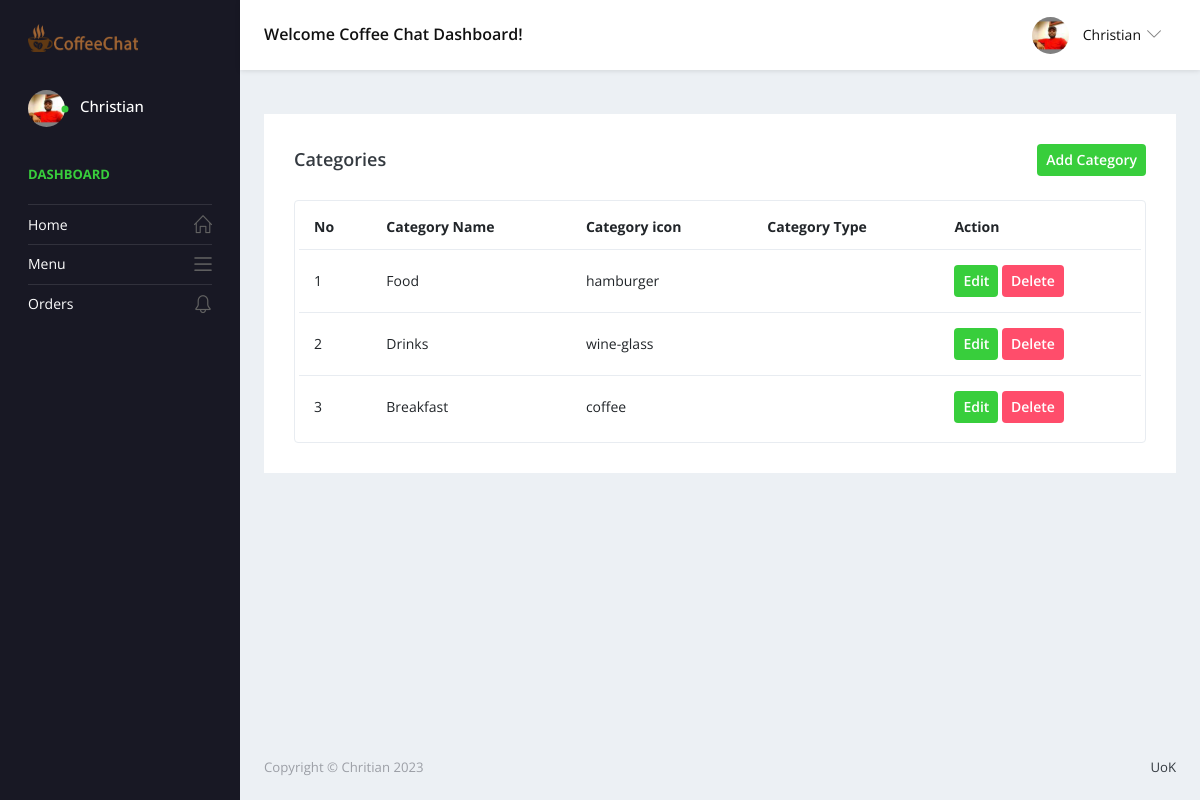
The app's page /admin/Categories.php (signed in) with its own data.
### tables this page shows
CREATE TABLE `category` (
  `cat_id` int(11) NOT NULL,
  `cat_name` varchar(100) NOT NULL,
  `cat_icon` varchar(100) NOT NULL
);

### admin/driver/dealer.php (called while the page is built, shortened)
<?php
class Action extends Database{
	public function selectRow($query,$param){
		$db=$this->connect();
		$fetch=$db->prepare($query);
		foreach ($param as $key => $value) {
			$fetch->bindValue($key+1,$value);
		}
		$fetch->execute();
		return $fetch->fetch();
	}
	public function selectRows($query,$param){
		$db=$this->connect();
		$fetch=$db->prepare($query);
		$fetch->execute();
		return $fetch->fetchAll();
	}
}
?>

### admin/Categories.php (the view, shortened to what this page needs)
<?php require 'header.php'; ?>
        <div class="main-panel">
          <div class="content-wrapper">
            <div class="row">
              <div class="col-md-12 grid-margin stretch-card">
                <div class="card">
                  <div class="card-body">
                    <div class="d-sm-flex align-items-center mb-4">
                      <h4 class="card-title mb-sm-0">Categories</h4>
                      <button class="btn badge badge-success p-2 ml-auto" data-toggle="modal" data-target="#exampleModal"> Add Category</button>
                    </div>
                    <div class="table-responsive border rounded p-1">
                      <table class="table">
                        <thead>
                          <tr>
                            <th class="font-weight-bold">No</th>
                            <th class="font-weight-bold">Category Name</th>
                            <th class="font-weight-bold">Category icon</th>
                            <th class="font-weight-bold">Category Type</th>
                            <th class="font-weight-bold">Action</th>
                          </tr>
                          </thead>
                        <tbody>
                                  <?php
                                      $sql = "SELECT * from category";
                                      $param = array();
                                      $datas = $action->selectRows($sql,$param);
                                      foreach ($datas as $key => $data) {
                                    ?>
                                    <tr>
                                        <td><?= $key+=1;?></td>
                                        <td><?= $data['cat_name'];?></td>
                                        <td><?= $data['cat_icon'];?></td>
                                        <td><?= $data['cat_type'];?></td>
                                        <td>
                                            <button class="btn badge badge-success p-2 ml-auto updateData"  data-id="<?= $data['cat_id'];?>" data-table="category" data-toggle="modal" data-target="#exampleModalUpdate"> Edit</button>
                                            <button class="btn badge badge-danger p-2 ml-auto deleteRow" data-id="<?= $data['cat_id'];?>" data-table="category" data-column="cat_id"> Delete</button>
                                        </td>
                                    </tr>
                                    <?php } ?>
                        </tbody>
                      </table>
                    </div>
                  </div>
                </div>
              </div>
            </div>
          </div>
      <?php require 'footer.php'; ?>

### admin/header.php (shortened to what this page needs)
<!DOCTYPE html>
<html lang="en">
  <head>
    <link rel="stylesheet" href="vendors/simple-line-icons/css/simple-line-icons.css">
    <link rel="stylesheet" href="vendors/flag-icon-css/css/flag-icon.min.css">
    <link rel="stylesheet" href="vendors/css/vendor.bundle.base.css">
    <link rel="stylesheet" href="./vendors/daterangepicker/daterangepicker.css">
    <link rel="stylesheet" href="./vendors/chartist/chartist.min.css">
    <link rel="stylesheet" href="./css/style.css">
  </head>
  <body>
    <?php
      require 'driver/dealer.php';
      $action = new Action();
      if(!isset($_SESSION['user'])){
        header('location:login.php');
      }else{
        $sql = "SELECT * from admin where ad_id=?";
        $param = array($_SESSION['user']);
        $user = $action->selectRow($sql,$param);
      }
    ?>
    <div class="container-scroller">
      <nav class="navbar default-layout-navbar col-lg-12 col-12 p-0 fixed-top d-flex flex-row">
        <div class="navbar-brand-wrapper d-flex align-items-center">
          <a class="navbar-brand brand-logo" href="index.html">
            <img src="images/logo.png" alt="logo" class="logo-dark" />
          </a>
        </div>
        <div class="navbar-menu-wrapper d-flex align-items-center flex-grow-1">
          <h5 class="mb-0 font-weight-medium d-none d-lg-flex">Welcome Coffee Chat Dashboard!</h5>
          <ul class="navbar-nav navbar-nav-right ml-auto">
            <li class="nav-item dropdown d-none d-xl-inline-flex user-dropdown">
              <a class="nav-link dropdown-toggle" id="UserDropdown" href="#" data-toggle="dropdown" aria-expanded="false">
                <img class="img-xs rounded-circle ml-2" src="images/faces/me.jpg" alt="Profile image"> <span class="font-weight-normal"><?= $user['ad_name'];?> </span></a>
            </li>
          </ul>
        </div>
      </nav>
      <div class="container-fluid page-body-wrapper">
        <nav class="sidebar sidebar-offcanvas" id="sidebar">
          <ul class="nav">
            <li class="nav-item nav-profile">
              <a href="#" class="nav-link">
                <div class="profile-image">
                  <img class="img-xs rounded-circle" src="images/faces/me.jpg" alt="profile image">
                  <div class="dot-indicator bg-success"></div>
                </div>
                <div class="text-wrapper">
                  <p class="profile-name"><?= $user['ad_name'];?></p>
                </div>
              </a>
            </li>
            <li class="nav-item nav-category">
              <span class="nav-link">Dashboard</span>
            </li>
            <li class="nav-item">
              <a class="nav-link" href="./">
                <span class="menu-title">Home</span>
                <i class="icon-home menu-icon"></i>
              </a>
            </li>
            <li class="nav-item">
              <a class="nav-link" href="Menu.php">
                <span class="menu-title">Menu</span>
                <i class="icon-menu menu-icon"></i>
              </a>
            </li>
            <li class="nav-item">
              <a class="nav-link" href="Orders.php">
                <span class="menu-title">Orders</span>
                <i class="icon-bell menu-icon"></i>
              </a>
            </li>
          </ul>
        </nav>

### records on screen
category: key "1", cat_name "Food", cat_icon "hamburger"
category: key "2", cat_name "Drinks", cat_icon "wine-glass"
category: key "3", cat_name "Breakfast", cat_icon "coffee"

### other values on screen
$user['ad_name'] "Christian"
